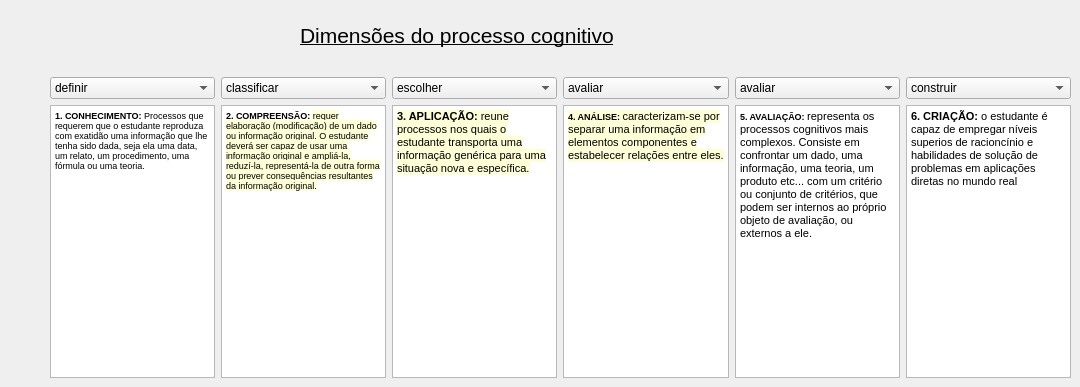
    <widget class="QWidget" name="tabProcessoCognitivo">
     <attribute name="title">
      <string>Processo Cognitivo</string>
     </attribute>
     <widget class="QLabel" name="label_7">
      <property name="geometry">
       <rect>
        <x>300</x>
        <y>20</y>
        <width>471</width>
        <height>31</height>
       </rect>
      </property>
      <property name="font">
       <font>
        <pointsize>16</pointsize>
        <underline>true</underline>
       </font>
      </property>
      <property name="text">
       <string>Dimensões do processo cognitivo</string>
      </property>
     </widget>
     <widget class="QWidget" name="layoutWidget">
      <property name="geometry">
       <rect>
        <x>50</x>
        <y>77</y>
        <width>1021</width>
        <height>301</height>
       </rect>
      </property>
      <layout class="QHBoxLayout" name="horizontalLayout_13">
       <item>
        <layout class="QHBoxLayout" name="horizontalLayout">
         <item>
          <layout class="QVBoxLayout" name="verticalLayout">
           <item>
            <widget class="QComboBox" name="nivel1Conhecimento">
             <item>
              <property name="text">
               <string>definir</string>
              </property>
             </item>
             <item>
              <property name="text">
               <string>denominar</string>
              </property>
             </item>
             <item>
              <property name="text">
               <string>enumerar</string>
              </property>
             </item>
             <item>
              <property name="text">
               <string>relembrar</string>
              </property>
             </item>
             <item>
              <property name="text">
               <string>recordar</string>
              </property>
             </item>
             <item>
              <property name="text">
               <string>nomear</string>
              </property>
             </item>
             <item>
              <property name="text">
               <string comment="aaaaaaaaaaaaaaaaaaaa">lembrar</string>
              </property>
             </item>
             <item>
              <property name="text">
               <string>listar</string>
              </property>
             </item>
             <item>
              <property name="text">
               <string>definir</string>
              </property>
             </item>
             <item>
              <property name="text">
               <string>expor</string>
              </property>
             </item>
             <item>
              <property name="text">
               <string>repetir</string>
              </property>
             </item>
             <item>
              <property name="text">
               <string>duplicar</string>
              </property>
             </item>
            </widget>
           </item>
           <item>
            <widget class="QTextBrowser" name="textBrowser_2">
             <property name="html">
              <string>&lt;!DOCTYPE HTML PUBLIC &quot;-//W3C//DTD HTML 4.0//EN&quot; &quot;http://www.w3.org/TR/REC-html40/strict.dtd&quot;&gt;
&lt;html&gt;&lt;head&gt;&lt;meta name=&quot;qrichtext&quot; content=&quot;1&quot; /&gt;&lt;style type=&quot;text/css&quot;&gt;
p, li { white-space: pre-wrap; }
&lt;/style&gt;&lt;/head&gt;&lt;body style=&quot; font-family:'MS Shell Dlg 2'; font-size:8.064pt; font-weight:600; font-style:normal;&quot;&gt;
&lt;p style=&quot; margin-top:0px; margin-bottom:0px; margin-left:0px; margin-right:0px; -qt-block-indent:0; text-indent:0px;&quot;&gt;&lt;span style=&quot; font-size:7pt;&quot;&gt;1. CONHECIMENTO:&lt;/span&gt;&lt;span style=&quot; font-size:7pt; font-weight:400;&quot;&gt; Processos que requerem que o estudante reproduza com exatidão uma informação que lhe tenha sido dada, seja ela uma data, um relato, um procedimento, uma fórmula ou uma teoria.&lt;/span&gt;&lt;/p&gt;&lt;/body&gt;&lt;/html&gt;</string>
             </property>
            </widget>
           </item>
          </layout>
         </item>
         <item>
          <layout class="QVBoxLayout" name="verticalLayout_2">
           <item>
            <widget class="QComboBox" name="nivel2Compreensao">
             <item>
              <property name="text">
               <string>classificar</string>
              </property>
             </item>
             <item>
              <property name="text">
               <string>descrever</string>
              </property>
             </item>
             <item>
              <property name="text">
               <string>discutir</string>
              </property>
             </item>
             <item>
              <property name="text">
               <string>explicar</string>
              </property>
             </item>
             <item>
              <property name="text">
               <string>identificar</string>
              </property>
             </item>
             <item>
              <property name="text">
               <string>localizar</string>
              </property>
             </item>
             <item>
              <property name="text">
               <string>reconhecer</string>
              </property>
             </item>
             <item>
              <property name="text">
               <string>reportar</string>
              </property>
             </item>
             <item>
              <property name="text">
               <string>selecionar</string>
              </property>
             </item>
             <item>
              <property name="text">
               <string>traduzir</string>
              </property>
             </item>
             <item>
              <property name="text">
               <string>parafrasear</string>
              </property>
             </item>
            </widget>
           </item>
           <item>
            <widget class="QTextBrowser" name="textBrowser">
             <property name="html">
              <string>&lt;!DOCTYPE HTML PUBLIC &quot;-//W3C//DTD HTML 4.0//EN&quot; &quot;http://www.w3.org/TR/REC-html40/strict.dtd&quot;&gt;
&lt;html&gt;&lt;head&gt;&lt;meta name=&quot;qrichtext&quot; content=&quot;1&quot; /&gt;&lt;style type=&quot;text/css&quot;&gt;
p, li { white-space: pre-wrap; }
&lt;/style&gt;&lt;/head&gt;&lt;body style=&quot; font-family:'MS Shell Dlg 2'; font-size:8.064pt; font-weight:600; font-style:normal;&quot;&gt;
&lt;p style=&quot; margin-top:0px; margin-bottom:0px; margin-left:0px; margin-right:0px; -qt-block-indent:0; text-indent:0px;&quot;&gt;&lt;span style=&quot; font-size:7pt;&quot;&gt;2. COMPREENSÃO: &lt;/span&gt;&lt;span style=&quot; font-family:'Times New Roman'; font-size:7pt; font-weight:400; color:#000000; background-color:#fefed6;&quot;&gt;requer elaboração (modificação) de um dado ou informação original. O estudante deverá ser capaz de usar uma informação original e ampliá-la, reduzí-la, representá-la de outra forma ou prever consequências resultantes da informação original.&lt;/span&gt;&lt;/p&gt;&lt;/body&gt;&lt;/html&gt;</string>
             </property>
            </widget>
           </item>
          </layout>
         </item>
        </layout>
       </item>
       <item>
        <layout class="QHBoxLayout" name="horizontalLayout_2">
         <item>
          <layout class="QVBoxLayout" name="verticalLayout_4">
           <item>
            <widget class="QComboBox" name="nivel3Aplicacao">
             <item>
              <property name="text">
               <string>escolher</string>
              </property>
             </item>
             <item>
              <property name="text">
               <string>resolver</string>
              </property>
             </item>
             <item>
              <property name="text">
               <string>demonstrar</string>
              </property>
             </item>
             <item>
              <property name="text">
               <string>programar</string>
              </property>
             </item>
             <item>
              <property name="text">
               <string>dramatizar</string>
              </property>
             </item>
             <item>
              <property name="text">
               <string>empregar</string>
              </property>
             </item>
             <item>
              <property name="text">
               <string>ilustrar</string>
              </property>
             </item>
             <item>
              <property name="text">
               <string>interpretar</string>
              </property>
             </item>
             <item>
              <property name="text">
               <string>operar</string>
              </property>
             </item>
             <item>
              <property name="text">
               <string>esboçar</string>
              </property>
             </item>
             <item>
              <property name="text">
               <string>usar</string>
              </property>
             </item>
             <item>
              <property name="text">
               <string>planejar</string>
              </property>
             </item>
            </widget>
           </item>
           <item>
            <widget class="QTextBrowser" name="textBrowser_3">
             <property name="html">
              <string>&lt;!DOCTYPE HTML PUBLIC &quot;-//W3C//DTD HTML 4.0//EN&quot; &quot;http://www.w3.org/TR/REC-html40/strict.dtd&quot;&gt;
&lt;html&gt;&lt;head&gt;&lt;meta name=&quot;qrichtext&quot; content=&quot;1&quot; /&gt;&lt;style type=&quot;text/css&quot;&gt;
p, li { white-space: pre-wrap; }
&lt;/style&gt;&lt;/head&gt;&lt;body style=&quot; font-family:'MS Shell Dlg 2'; font-size:8.064pt; font-weight:600; font-style:normal;&quot;&gt;
&lt;p style=&quot; margin-top:0px; margin-bottom:0px; margin-left:0px; margin-right:0px; -qt-block-indent:0; text-indent:0px;&quot;&gt;&lt;span style=&quot; font-family:'Times New Roman'; font-size:8pt; color:#000000; background-color:#fefed6;&quot;&gt;3. APLICAÇÃO: &lt;/span&gt;&lt;span style=&quot; font-family:'Times New Roman'; font-size:8pt; font-weight:400; color:#000000; background-color:#fefed6;&quot;&gt;reune processos nos quais o estudante transporta uma informação genérica para uma situação nova e específica.&lt;/span&gt;&lt;/p&gt;&lt;/body&gt;&lt;/html&gt;</string>
             </property>
            </widget>
           </item>
          </layout>
         </item>
         <item>
          <layout class="QVBoxLayout" name="verticalLayout_23">
           <item>
            <widget class="QComboBox" name="nivel4Analise">
             <item>
              <property name="text">
               <string>avaliar</string>
              </property>
             </item>
             <item>
              <property name="text">
               <string>comparar</string>
              </property>
             </item>
             <item>
              <property name="text">
               <string>contrastar</string>
              </property>
             </item>
             <item>
              <property name="text">
               <string>criticar</string>
              </property>
             </item>
             <item>
              <property name="text">
               <string>diferenciar</string>
              </property>
             </item>
             <item>
              <property name="text">
               <string>discriminar</string>
              </property>
             </item>
             <item>
              <property name="text">
               <string>distinguir</string>
              </property>
             </item>
             <item>
              <property name="text">
               <string>examinar</string>
              </property>
             </item>
             <item>
              <property name="text">
               <string>experimentar</string>
              </property>
             </item>
             <item>
              <property name="text">
               <string>questionar</string>
              </property>
             </item>
            </widget>
           </item>
           <item>
            <widget class="QTextBrowser" name="textBrowser_4">
             <property name="html">
              <string>&lt;!DOCTYPE HTML PUBLIC &quot;-//W3C//DTD HTML 4.0//EN&quot; &quot;http://www.w3.org/TR/REC-html40/strict.dtd&quot;&gt;
&lt;html&gt;&lt;head&gt;&lt;meta name=&quot;qrichtext&quot; content=&quot;1&quot; /&gt;&lt;style type=&quot;text/css&quot;&gt;
p, li { white-space: pre-wrap; }
&lt;/style&gt;&lt;/head&gt;&lt;body style=&quot; font-family:'MS Shell Dlg 2'; font-size:8.064pt; font-weight:600; font-style:normal;&quot;&gt;
&lt;p style=&quot; margin-top:0px; margin-bottom:0px; margin-left:0px; margin-right:0px; -qt-block-indent:0; text-indent:0px;&quot;&gt;&lt;span style=&quot; font-family:'Times New Roman'; font-size:7pt; color:#000000; background-color:#fefed6;&quot;&gt;4. ANÁLISE: &lt;/span&gt;&lt;span style=&quot; font-family:'Times New Roman'; font-size:8pt; font-weight:400; color:#000000; background-color:#fefed6;&quot;&gt;caracterizam-se por separar uma informação em elementos componentes e estabelecer relações entre eles.&lt;/span&gt;&lt;/p&gt;&lt;/body&gt;&lt;/html&gt;</string>
             </property>
            </widget>
           </item>
          </layout>
         </item>
        </layout>
       </item>
       <item>
        <layout class="QHBoxLayout" name="horizontalLayout_3">
         <item>
          <layout class="QVBoxLayout" name="verticalLayout_5">
           <item>
            <widget class="QComboBox" name="nivel5Avaliacao">
             <item>
              <property name="text">
               <string>avaliar</string>
              </property>
             </item>
             <item>
              <property name="text">
               <string>argumentar</string>
              </property>
             </item>
             <item>
              <property name="text">
               <string>constratar</string>
              </property>
             </item>
             <item>
              <property name="text">
               <string>defender</string>
              </property>
             </item>
             <item>
              <property name="text">
               <string>julgar</string>
              </property>
             </item>
             <item>
              <property name="text">
               <string>selecionar</string>
              </property>
             </item>
             <item>
              <property name="text">
               <string>apoiar</string>
              </property>
             </item>
            </widget>
           </item>
           <item>
            <widget class="QTextBrowser" name="textBrowser_5">
             <property name="html">
              <string>&lt;!DOCTYPE HTML PUBLIC &quot;-//W3C//DTD HTML 4.0//EN&quot; &quot;http://www.w3.org/TR/REC-html40/strict.dtd&quot;&gt;
&lt;html&gt;&lt;head&gt;&lt;meta name=&quot;qrichtext&quot; content=&quot;1&quot; /&gt;&lt;style type=&quot;text/css&quot;&gt;
p, li { white-space: pre-wrap; }
&lt;/style&gt;&lt;/head&gt;&lt;body style=&quot; font-family:'MS Shell Dlg 2'; font-size:8.064pt; font-weight:600; font-style:normal;&quot;&gt;
&lt;p style=&quot; margin-top:12px; margin-bottom:12px; margin-left:0px; margin-right:0px; -qt-block-indent:0; text-indent:0px;&quot;&gt;&lt;span style=&quot; font-family:'Times New Roman'; font-size:7pt; color:#000000;&quot;&gt;5. AVALIAÇÃO: &lt;/span&gt;&lt;span style=&quot; font-family:'Times New Roman'; font-size:8pt; font-weight:400; color:#000000;&quot;&gt;representa os processos cognitivos mais complexos. Consiste em confrontar um dado, uma informação, uma teoria, um produto etc... com um critério ou conjunto de critérios, que podem ser internos ao próprio objeto de avaliação, ou externos a ele.&lt;/span&gt;&lt;/p&gt;
&lt;p style=&quot; margin-top:0px; margin-bottom:0px; margin-left:0px; margin-right:0px; -qt-block-indent:0; text-indent:0px;&quot;&gt;&lt;span style=&quot; font-size:8pt;&quot;&gt;&lt;br /&gt;&lt;/span&gt;&lt;/p&gt;&lt;/body&gt;&lt;/html&gt;</string>
             </property>
            </widget>
           </item>
          </layout>
         </item>
         <item>
          <layout class="QVBoxLayout" name="verticalLayout_6">
           <item>
            <widget class="QComboBox" name="nivel6Criacao">
             <item>
              <property name="text">
               <string>construir</string>
              </property>
             </item>
             <item>
              <property name="text">
               <string>escrever</string>
              </property>
             </item>
             <item>
              <property name="text">
               <string>montar</string>
              </property>
             </item>
             <item>
              <property name="text">
               <string>integrar</string>
              </property>
             </item>
             <item>
              <property name="text">
               <string>projetar</string>
              </property>
             </item>
             <item>
              <property name="text">
               <string>desenvolver</string>
              </property>
             </item>
             <item>
              <property name="text">
               <string>formular</string>
              </property>
             </item>
            </widget>
           </item>
           <item>
            <widget class="QTextBrowser" name="textBrowser_6">
             <property name="html">
              <string>&lt;!DOCTYPE HTML PUBLIC &quot;-//W3C//DTD HTML 4.0//EN&quot; &quot;http://www.w3.org/TR/REC-html40/strict.dtd&quot;&gt;
&lt;html&gt;&lt;head&gt;&lt;meta name=&quot;qrichtext&quot; content=&quot;1&quot; /&gt;&lt;style type=&quot;text/css&quot;&gt;
p, li { white-space: pre-wrap; }
&lt;/style&gt;&lt;/head&gt;&lt;body style=&quot; font-family:'MS Shell Dlg 2'; font-size:8.064pt; font-weight:600; font-style:normal;&quot;&gt;
&lt;p style=&quot; margin-top:0px; margin-bottom:0px; margin-left:0px; margin-right:0px; -qt-block-indent:0; text-indent:0px;&quot;&gt;6. CRIAÇÃO: &lt;span style=&quot; font-weight:400;&quot;&gt;o estudante é capaz de empregar níveis superios de racioncínio e habilidades de solução de problemas em aplicações diretas no mundo real&lt;/span&gt;&lt;/p&gt;
&lt;p style=&quot;-qt-paragraph-type:empty; margin-top:0px; margin-bottom:0px; margin-left:0px; margin-right:0px; -qt-block-indent:0; text-indent:0px; font-weight:400;&quot;&gt;&lt;br /&gt;&lt;/p&gt;&lt;/body&gt;&lt;/html&gt;</string>
             </property>
            </widget>
           </item>
          </layout>
         </item>
        </layout>
       </item>
      </layout>
     </widget>
    </widget>
